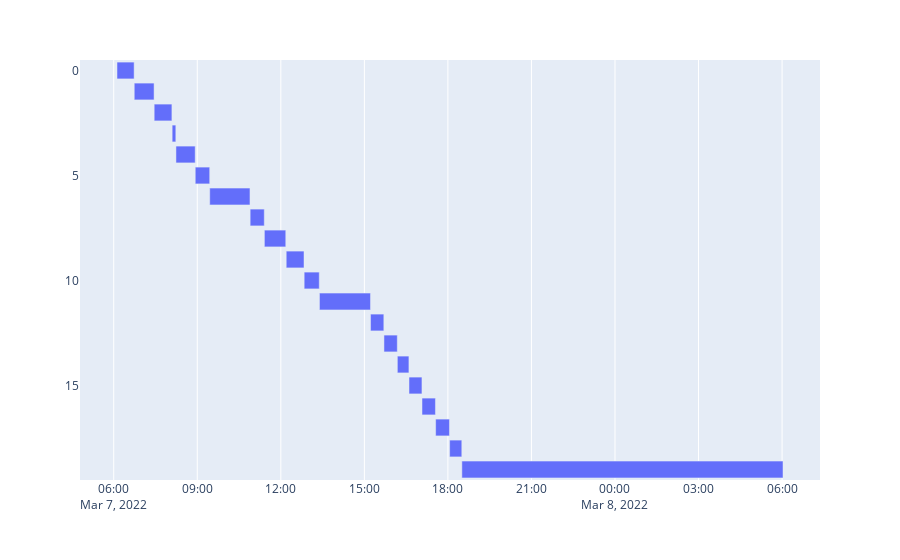

Notebook code for this chart:
### Code cell
#Look at actual trip recordings
start_end_each_trip_dict = [dict(Start=trips.start_date, End=trips.end_date) for trips in all_trips_for_machine]
df_pyplot = pd.DataFrame(start_end_each_trip_dict)

fig = px.timeline(df_pyplot, x_start="Start", x_end="End")
fig.update_yaxes(autorange="reversed") # otherwise tasks are listed from the bottom up
fig.show()

### Figure 1 — Plotly figure (JSON) as saved in the notebook; plotly's stock layout.template omitted (floating-point values rounded to 4 significant figures)
{"data": [{"alignmentgroup": "True", "base": ["2022-03-07T06:07:02.996000+00:00", "2022-03-07T06:44:11.994000+00:00", "2022-03-07T07:27:09.995000+00:00", "2022-03-07T08:05:53.993000+00:00", "2022-03-07T08:14:03.999000+00:00", "2022-03-07T08:55:36.994000+00:00", "2022-03-07T09:26:50.999000+00:00", "2022-03-07T10:53:55.998000+00:00", "2022-03-07T11:24:34.995000+00:00", "2022-03-07T12:11:37.998000+00:00", "2022-03-07T12:50:18.997000+00:00", "2022-03-07T13:23:15.997000+00:00", "2022-03-07T15:13:20.995000+00:00", "2022-03-07T15:42:13.996000+00:00", "2022-03-07T16:11:04.995000+00:00", "2022-03-07T16:36:11.998000+00:00", "2022-03-07T17:04:12.999000+00:00", "2022-03-07T17:33:34.998000+00:00", "2022-03-07T18:03:44.997000+00:00", "2022-03-07T18:30:03.999000+00:00"], "hovertemplate": "Start=%{base}<br>End=%{x}<extra></extra>", "legendgroup": "", "marker": {"color": "#636efa", "pattern": {"shape": ""}}, "name": "", "offsetgroup": "", "orientation": "h", "showlegend": false, "textposition": "auto", "type": "bar", "x": [2213998, 2565002, 2290998, 473005, 2486995, 1870005, 5202989, 1825997, 2765004, 2301999, 1951000, 6594998, 1716001, 1722999, 1496003, 1673001, 1737000, 1785999, 1571002, 41514996], "xaxis": "x", "yaxis": "y"}], "layout": {"barmode": "overlay", "legend": {"tracegroupgap": 0}, "margin": {"t": 60}, "xaxis": {"anchor": "y", "domain": [0, 1], "type": "date"}, "yaxis": {"anchor": "x", "autorange": "reversed", "domain": [0, 1]}}}
